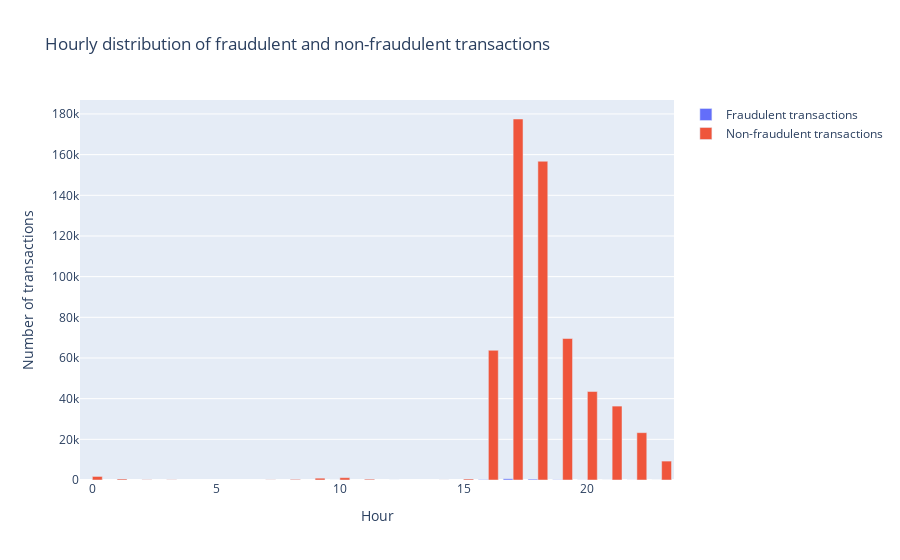

Notebook source saved alongside this figure:
### Code cell
fig = go.Figure()
fig.add_trace(go.Bar(x=fraud_hourly_distribution.index, y=fraud_hourly_distribution.values, name='Fraudulent transactions'))
fig.add_trace(go.Bar(x=non_fraud_hourly_distribution.index, y=non_fraud_hourly_distribution.values, name='Non-fraudulent transactions'))
fig.update_layout(title='Hourly distribution of fraudulent and non-fraudulent transactions', xaxis_title='Hour', yaxis_title='Number of transactions')
fig.show()

### Figure 1 — Plotly figure (JSON) as saved in the notebook; plotly's stock layout.template omitted (floating-point values rounded to 4 significant figures)
{"data": [{"name": "Fraudulent transactions", "type": "bar", "x": [10, 16, 17, 18, 19, 20, 21, 22, 23], "y": [1, 186, 595, 419, 112, 43, 14, 20, 2]}, {"name": "Non-fraudulent transactions", "type": "bar", "x": [0, 1, 2, 3, 7, 8, 9, 10, 11, 12, 14, 15, 16, 17, 18, 19, 20, 21, 22, 23], "y": [1753, 497, 128, 99, 90, 309, 894, 1142, 406, 14, 27, 505, 63771, 177522, 156740, 69578, 43512, 36343, 23277, 9304]}], "layout": {"title": {"text": "Hourly distribution of fraudulent and non-fraudulent transactions"}, "xaxis": {"title": {"text": "Hour"}}, "yaxis": {"title": {"text": "Number of transactions"}}}}
